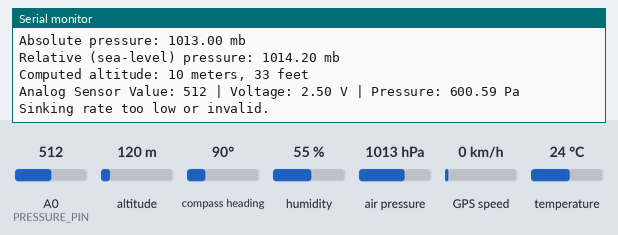
The sketch below on a simulated ESP8266 (NodeMCU). On the bench: the last lines printed to the serial monitor. The inputs (shaded band) are chosen by the test bench; at power-on: temperature 24 °C, A0 (PRESSURE_PIN) = 512, altitude 120 m, compass heading 90°, humidity 55 %, air pressure 1013 hPa, GPS speed 0 km/h. WiFi joins after 1.5 s; servers stay silent unless stated; uploads are accepted with an empty reply; the GPS gets a fix after 3 s at 37.7749, -122.4194 with 8 satellites.

Above: at 2.7 s.
2.8 s: temperature set to 34 °C
At 5.01 s:
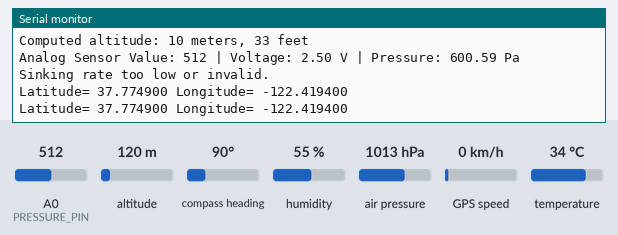
9.7 s: temperature set to 37 °C
At 13.5 s:
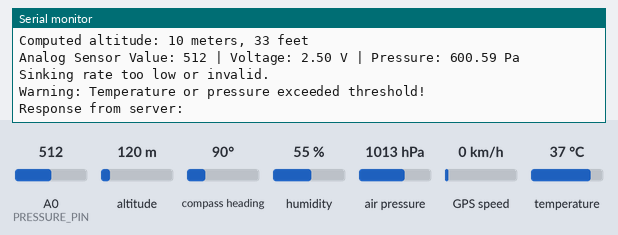
Timing chart, 0 to 15.0 s (numbered marks = the images above; inputs shaded):
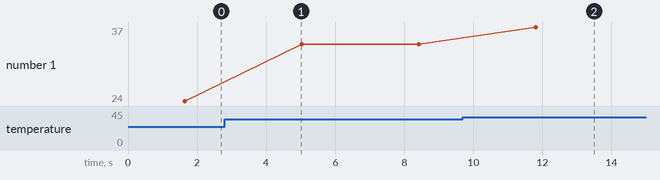

Measured:
- the behaviour switches between 35 and 36 °C on temperature (found by bisection; images 1 and 2)
- after the input at 9.7 s, the serial monitor: prints a new line after 2.1 s (image 2)
- plotted number 1: 24 → 34 after the input at 2.8 s, 34 → 37 after the input at 9.7 s

The sketch:

ship_sink.ino
```cpp
#include <TinyGPS++.h>
#include <SoftwareSerial.h>
#include <SFE_BMP180.h>
#include <Wire.h>
#include <DHT.h>
#include <ESP8266WiFi.h>
#include <ESP8266HTTPClient.h>

#define ALTITUDE 10.0   // Enter your country's altitude in meters
#define DHTPIN D0       // Pin connected to the DHT11 data pin
#define DHTTYPE DHT11   // DHT 11 sensor type

#define PRESSURE_PIN A0 // Analog pin connected to the output of the analog pressure sensor
SFE_BMP180 bmp;
DHT dht(DHTPIN, DHTTYPE);
static const int RXPin = 4, TXPin = 5;
static const uint32_t GPSBaud = 9600;

// WiFi credentials
const char* ssid = "project12345";       // Your WiFi SSID
const char* password = "project12345"; // Your WiFi password
const char* serverURL = "http://192.168.1.146:5000";  // Python server URL

// The TinyGPS++ object
TinyGPSPlus gps;
SoftwareSerial ss(RXPin, TXPin);

double T_bmp;           // Temperature from BMP180 sensor
double P, S, A;

const double dfp = 1013.25; // Default sea-level pressure value
const double TEMP_THRESHOLD = 35.0;  // Temperature threshold for warning (in Celsius)
const double PRESSURE_THRESHOLD = 1100;  // Pressure threshold for warning (in Pascals)

// Variables for sinking time calculation
unsigned long lastPressureCheckTime = 0;
double lastPressure = 0.0;
double sinkingRate = 0.0;  // Pressure change per second
double criticalPressure = 2000.0;  // Pressure level indicating the ship has fully sunk (arbitrary value)
double timeToSink = 0.0;  // Time remaining before ship sinks (in hours)

// Function to initialize sensors
void initializeSensors() {
  Serial.begin(9600);
  WiFi.begin(ssid, password);  // Connect to WiFi

  while (WiFi.status() != WL_CONNECTED) {
    delay(500);
    Serial.println("Connecting to WiFi...");
  }

  Serial.println("Connected to WiFi.");
}

void sendWarningToServer(float temperature, float pressure, double latitude, double longitude, double timeToSink) {
  if (WiFi.status() == WL_CONNECTED) {
    WiFiClient client;  // Create a WiFiClient object
    HTTPClient http;

    // Prepare the warning message
    String warningMessage = "{\"temperature\": " + String(temperature) +
                            ", \"pressure\": " + String(pressure) +
                            ", \"latitude\": " + String(latitude, 6) +
                            ", \"longitude\": " + String(longitude, 6) +
                            ", \"time_to_sink\": " + String(timeToSink, 2) + " hours}";

    http.begin(client, serverURL);  // Use the new API: pass the WiFiClient and the URL
    http.addHeader("Content-Type", "application/json");  // Set content type to JSON

    int httpResponseCode = http.POST(warningMessage);  // Send HTTP POST request

    if (httpResponseCode > 0) {
      String response = http.getString();  // Get the response
      Serial.println("Response from server: " + response);
    } else {
      Serial.print("Error in sending POST request: ");
      Serial.println(httpResponseCode);
    }

    http.end();  // End the HTTP connection
  } else {
    Serial.println("WiFi Disconnected");
  }
}

// Function to calculate time remaining before sinking based on pressure increase rate
void calculateTimeToSink(double currentPressure) {
  unsigned long currentTime = millis();

  if (lastPressureCheckTime > 0) {
    // Calculate time difference in seconds
    double timeDiff = (currentTime - lastPressureCheckTime) / 1000.0;

    // Calculate sinking rate (pressure increase per second)
    sinkingRate = (currentPressure - lastPressure) / timeDiff;

    // Calculate time remaining before pressure reaches critical level (in hours)
    if (sinkingRate > 0) {
      timeToSink = (criticalPressure - currentPressure) / sinkingRate / 3600.0;
    } else {
      timeToSink = -1;  // Sinking rate is negative or zero (invalid case)
    }
  }

  // Update last pressure and time
  lastPressure = currentPressure;
  lastPressureCheckTime = currentTime;
}

// Function to read temperature from DHT11 sensor
float readDHT11Temperature() {
  float T = dht.readTemperature();  // Read temperature in Celsius
  if (isnan(T)) {
    Serial.println("Failed to read from DHT11 sensor!");
    return -1;                      // Return -1 to indicate failure
  }
  return T;
}

// Function to calculate pressure and altitude from BMP180 using the provided temperature
void calculateBMP180Pressure(float temperature) {
  if (bmp.startPressure(3)) {  // Start pressure measurement with oversampling = 3
    delay(100);                // Allow time for pressure measurement
    if (bmp.getPressure(P, T_bmp)) {  // Use T_bmp for pressure calculation
      // Calculate sea-level pressure
      S = bmp.sealevel(P, ALTITUDE);

      // Calculate altitude
      A = bmp.altitude(P, S);
      return;
    }
  }

  // Fallback values in case the BMP180 sensor fails
  P = dfp;
  S = bmp.sealevel(P, ALTITUDE);
  A = bmp.altitude(P, S);
}

// Function to print the sensor data to the serial monitor
void printSensorData(float temperature) {
  Serial.print("Provided altitude: ");
  Serial.print(ALTITUDE, 0);
  Serial.print(" meters, ");
  Serial.print(ALTITUDE * 3.28084, 0);  // Convert to feet
  Serial.println(" feet");

  Serial.print("Temperature from DHT11: ");
  Serial.print(temperature, 2);
  Serial.println(" °C");

  Serial.print("Absolute pressure: ");
  Serial.print(P, 2);
  Serial.println(" mb");

  Serial.print("Relative (sea-level) pressure: ");
  Serial.print(S);
  Serial.println(" mb");

  Serial.print("Computed altitude: ");
  Serial.print(A, 0);
  Serial.print(" meters, ");
  Serial.print(A * 3.28084, 0);  // Convert to feet
  Serial.println(" feet");

  Serial.println(); // Add an empty line for readability
}

void setup() {
  Serial.begin(9600);
  ss.begin(GPSBaud);
  initializeSensors();  // Initialize BMP180 and DHT11 sensors
}

void loop() {
  // Process GPS data
  double latitude = 0.0;
  double longitude = 0.0;

  while (ss.available() > 0) {
    gps.encode(ss.read());
    if (gps.location.isUpdated()) {
      latitude = gps.location.lat();
      longitude = gps.location.lng();
      Serial.print("Latitude= ");
      Serial.print(latitude, 6);
      Serial.print(" Longitude= ");
      Serial.println(longitude, 6);
    }
  }

  // Read temperature from DHT11 sensor
  float temperature = readDHT11Temperature();
  if (temperature != -1) {  // Proceed only if temperature is valid
    T_bmp = temperature;    // Use DHT11 temperature for BMP180 calculations
    calculateBMP180Pressure(T_bmp);  // Calculate pressure and altitude
    printSensorData(temperature);    // Print the sensor data to the serial monitor
  }

  // Analog pressure sensor reading
  int sensorValue = analogRead(PRESSURE_PIN);  // Read analog value
  float voltage = sensorValue * (5.0 / 1023.0);  // Convert analog value to voltage
  float pressure = (voltage / 5.0) * 1200;  // Convert voltage to pressure (assuming 1.2 kPa max for 5V)

  Serial.print("Analog Sensor Value: ");
  Serial.print(sensorValue);
  Serial.print(" | Voltage: ");
  Serial.print(voltage, 2);
  Serial.print(" V | Pressure: ");
  Serial.print(pressure, 2);
  Serial.println(" Pa");  // Print pressure in Pascals

  // Calculate time to sink
  calculateTimeToSink(pressure);

  if (timeToSink > 0) {
    Serial.print("Estimated time remaining before ship sinks: ");
    Serial.print(timeToSink, 2);
    Serial.println(" hours");
  } else {
    Serial.println("Sinking rate too low or invalid.");
  }

  // Check if pressure or temperature exceeds threshold and send warning
  if (temperature > TEMP_THRESHOLD || pressure > PRESSURE_THRESHOLD) {
    Serial.println("Warning: Temperature or pressure exceeded threshold!");
    sendWarningToServer(temperature, pressure, latitude, longitude, timeToSink);
  }

  delay(3000);  // Wait 3 seconds before next measurement
}
```
